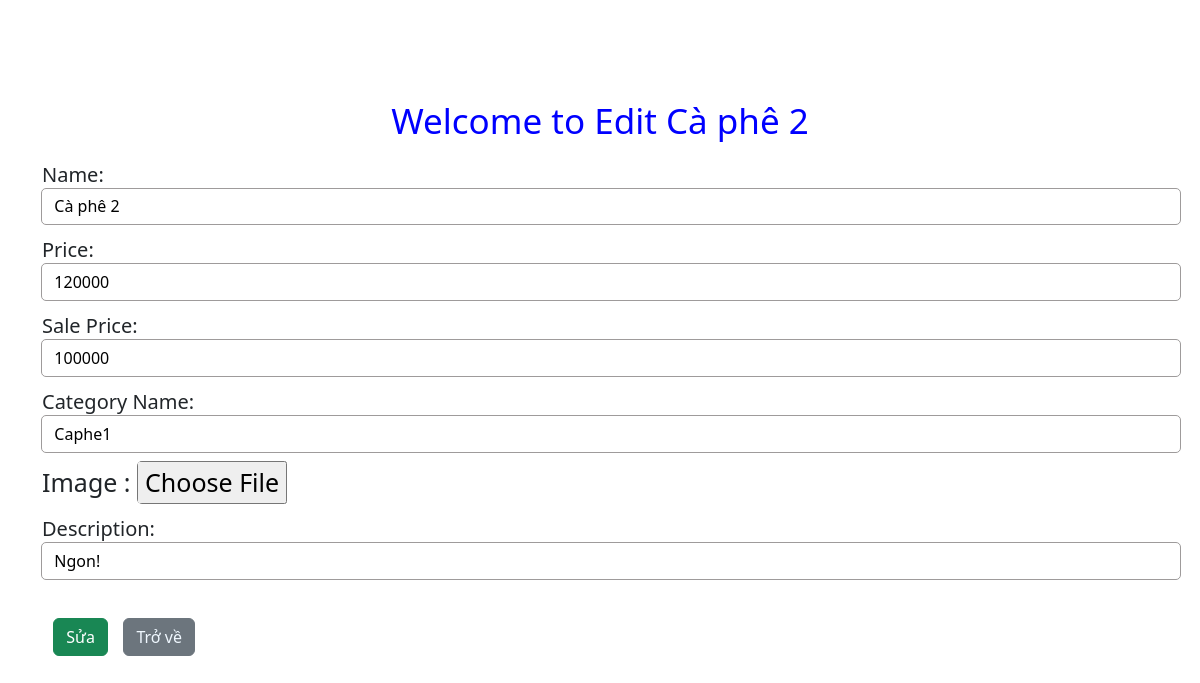
/edit_product.php?this_id=5, run on the app's committed database.
### tables this page shows
CREATE TABLE IF NOT EXISTS `products` (
  `product_id` int(11) NOT NULL AUTO_INCREMENT,
  `product_name` varchar(255) NOT NULL,
  `price` varchar(255) NOT NULL,
  `sale_price` varchar(255) NOT NULL,
  `category_name` varchar(255) NOT NULL,
  `image` varchar(255) NOT NULL,
  `description` varchar(255) NOT NULL,
  `status` int(11) NOT NULL DEFAULT 1,
  PRIMARY KEY (`product_id`)
);

### edit_product.php (the view, shortened to what this page needs)
<?php
include_once('connect/connect.php');
$this_id = $_GET['this_id'];
if ($this_id !== null) {
    $sql_edit = mysqli_query($conn, "SELECT * FROM products WHERE status = '1' AND product_id =".$this_id);
    $row_edit = mysqli_fetch_array($sql_edit);
}
?>
<!Doctype html>
<html lang="en">
<head>
    <link href="https://cdn.jsdelivr.net/npm/bootstrap@5.3.2/dist/css/bootstrap.min.css" rel="stylesheet">
    <link href="https://getbootstrap.com/docs/5.3/assets/css/docs.css" rel="stylesheet">
    <link rel="stylesheet" href="https://cdnjs.cloudflare.com/ajax/libs/font-awesome/6.4.2/css/all.min.css" />
</head>
<body>
    <form action="edit_product.php?this_id=<?php echo $this_id; ?>" method="post" enctype="multipart/form-data">
    <div class="container edit">
        <div class="row">
            <h2 class="mt-0">Welcome to Edit <?php echo $row_edit['product_name']?></h2>
                <p>Name:</p>
                <input type="text" name="name" value="<?php echo $row_edit['product_name'] ?> ">
                <p>Price:</p>
                <input type="text" name="price" value="<?php echo $row_edit['price'] ?> ">
                <p>Sale Price:</p>
                <input type="text" name="sale_price" value="<?php echo $row_edit['sale_price'] ?> ">
                <p>Category Name:</p>
                <input type="text" name="category_name" id="" value="<?php echo $row_edit['category_name'] ?> ">
                <label class="mt-2" style="font-size: 25px;">Image : <input type="file" name="image" style="border: 0; padding: 0; margin: 0;color: rgba(0, 0, 0, 0); "></label>
                <p>Description:</p>
                <input type="text" name="description" value="<?php echo $row_edit['description'] ?> ">
        </div>
        <button class="btn btn-success" type="submit" name="btn">Sửa</button>
        <button class="btn btn-secondary home" ><a href="./admin/admin_service.php">Trở về</a></button>
    </div>
    </form>
</body>
</html>

### data on the page
products: product_name "Cà phê 2", name "Cà phê 2", price "120000", sale_price "100000", category_name "Caphe1", description "Ngon!"
